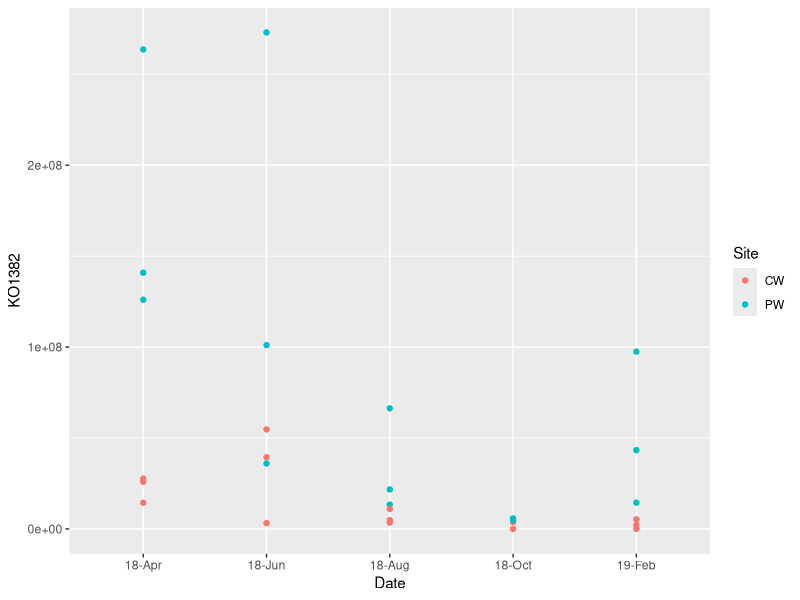
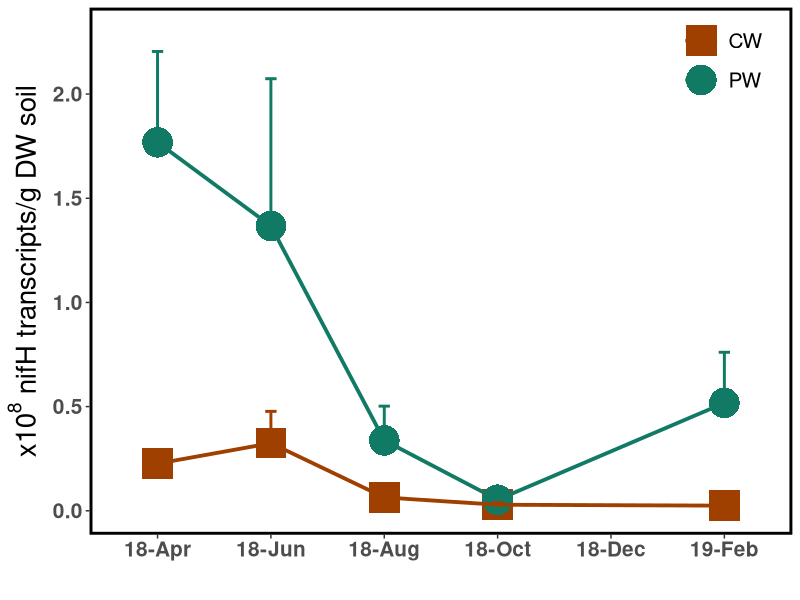
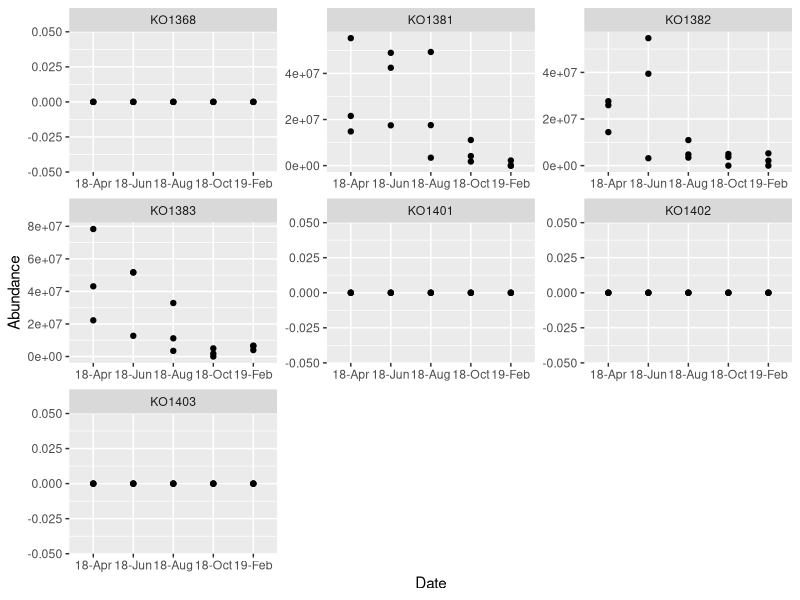
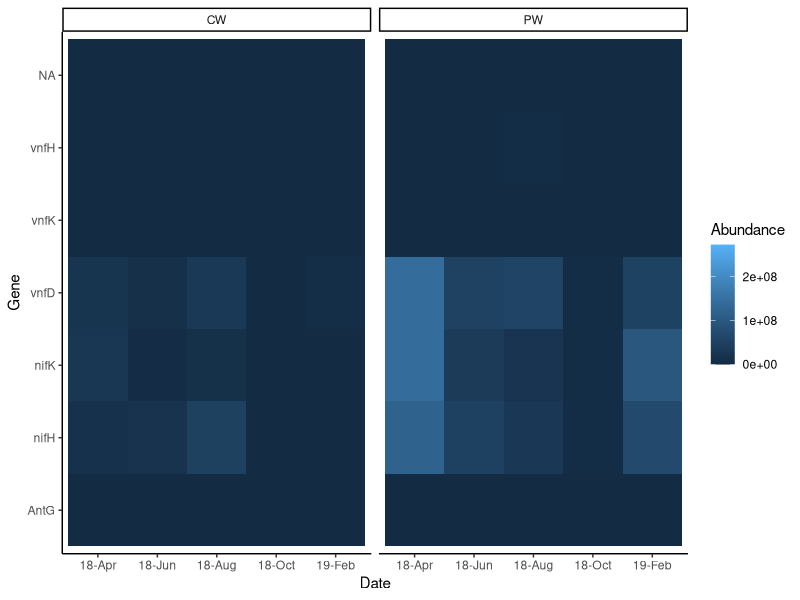
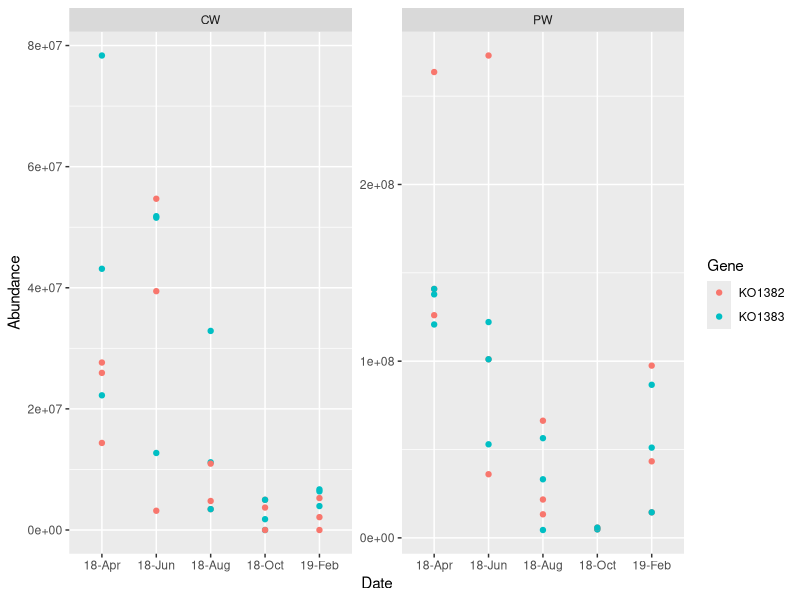
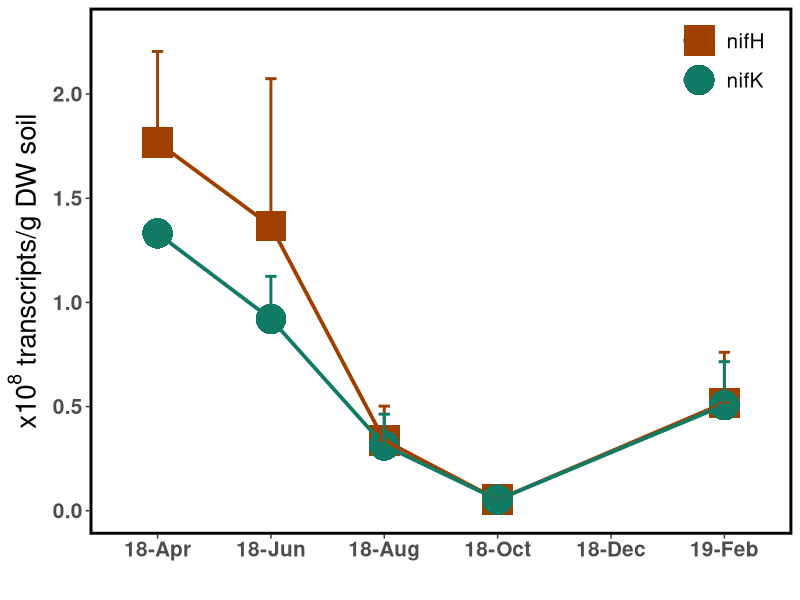
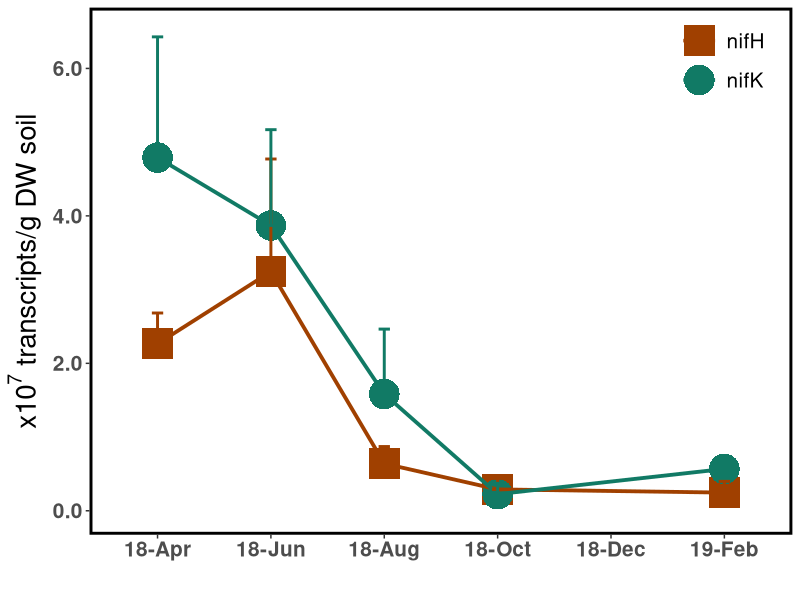
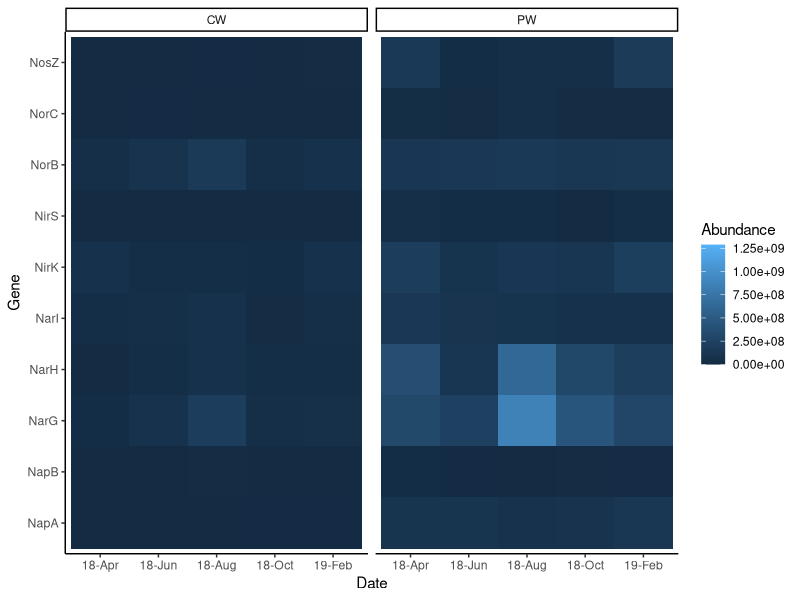

Generate these figures, in order, with R: (Note: this script raises an error after producing the figures.)
################################################################################
#                                                                              #
# KEGG assignment and gene analysis of 2018 metatranscriptomic data            #
#                                                                              #
# Author: Anna Burns                                                           #
# Last edited: 19.04.2024                                                      #
# Last tested: 25.04.2024                                                      #
#                                                                              #
################################################################################

################################################################################
# Required packages                                                            #
################################################################################

library(tidyverse)
library(dplyr)
library(ggplot2)
library(stringr)
library(rstatix)

################################################################################
# Data upload                                                                  #
################################################################################

mrna.tax <- read.csv('./Data/kegg.nitrogencycle.gene.tax.csv')

kegg <- read.csv('./Data/kegg.nitrogencycle.gene.abundance.csv')

mrna.sample <- read.csv('./Data/kegg.nitrogencycle.sample.csv')
mrna.sample$ID2 <- str_c(mrna.sample$sample, mrna.sample$month, sep = '_')

################################################################################
# Functions                                                                    #
################################################################################

gene.test <- function(site, gene, Data) {
  
  distrib <- levene_test(formula = Abundance~Date, data = Data[Data$Site == site & Data$Gene == gene,])
  print(paste0('Distribution (Levene) p = ', round(distrib$p, digits = 3)))
  
  norm <- shapiro.test(Data[Data$Site == site & Data$Gene == gene,]$Abundance)
  print(paste0('Normality (Shapiro-Wilk) p = ', round(norm$p, digits = 3)))
  
  aov <- summary(aov(Abundance~Date, Data[Data$Site == site & Data$Gene == gene,]))
  print(paste0('Anova p = ', round(aov[[1]][[5]][[1]], digits = 3)))
  
  tukey <- TukeyHSD(aov(Abundance~Date, Data[Data$Site == site & Data$Gene == gene,]))
  print('Tukey HSD output:')
  print(tukey[['Date']])
}

################################################################################
# Code                                                                         #
################################################################################

################################################################################
# Figures and Statistics                                                       #
################################################################################

# nitrogen fixation

nit.fix <- kegg %>% select(Sample, KO1381, KO1382, KO1383, KO1368, KO1402, KO1403, KO1401)

nit.fix$SubSample <- str_sub(nit.fix$Sample, 1, 3)
nit.fix$Site <- str_sub(nit.fix$Sample, 1, 2)
nit.fix$Date <- str_sub(nit.fix$Sample, 5)
nit.fix$Date <- factor(nit.fix$Date, levels = c('18-Apr', '18-Jun', '18-Aug', '18-Oct', '18-Dec', '19-Feb'))

ggplot(nit.fix, aes(x = Date, y = KO1382, col = Site, group = Site)) + geom_point()

nifh.sum <- nit.fix %>% group_by(Site, Date) %>% summarise(mean = mean(KO1382), sd = sd(KO1382), n = n(), se = sd/sqrt(n))

ggplot(nifh.sum, aes(x = Date, y = mean, col = Site, group = Site)) + 
  geom_point(aes(shape = Site), size = 10) + 
  geom_line(size = 1.3) + 
  scale_color_manual(values = c("#A04000","#117A65","#7D3C98")) + 
  labs(y = expression(paste(x10^{8}, ' nifH transcripts/g DW soil')), x = '') + 
  scale_y_continuous(limits = c(0, 2.3e8), breaks = c(0, 0.5e8, 1e8, 1.5e8, 2e8), labels = c('0.0', '0.5', '1.0', '1.5', '2.0')) +
  scale_x_discrete(drop = FALSE) + 
  scale_shape_manual(values = c(15,16,17)) +
  geom_errorbar(aes(ymax = mean + se, ymin = mean), width = 0.1, size = 1) +
  theme(axis.title=element_text(size=20,face = "bold"),axis.text=element_text(size=15,face = "bold"),
        title = element_text(size = 20, face = 'bold'),
        panel.border = element_rect(linetype = "solid", colour = "black", fill = NA, size=2),
        panel.background = element_rect(fill = NA),panel.grid.major = element_blank(),legend.position = c(0.9,0.9),
        legend.text = element_text(size = 15),legend.key = element_rect(fill = NA),legend.title = element_blank(),
        legend.background = element_blank())

nit.fix.long <- pivot_longer(nit.fix, cols = !c('SubSample', 'Sample', 'Site', 'Date'), names_to = 'Gene', values_to = 'Abundance')

levene_test(Abundance~Site, data = nit.fix.long)
kruskal.test(Abundance~Site, data = nit.fix.long)

gene.test('PW', 'KO1382', nit.fix.long)

kruskal_test(KO1382~Date, data = nit.fix[nit.fix$Site == 'PW',])
dunn_test(KO1382~Date, data = nit.fix[nit.fix$Site == 'PW',], p.adjust.method = 'bonferroni')

ggplot(nit.fix.long[nit.fix.long$Site == 'CW',], aes(x = Date, y = Abundance)) + 
  geom_point() + 
  facet_wrap(vars(Gene), scales = 'free')

ggplot(nit.fix.long, aes(x = Date, y = Gene, fill = Abundance)) + geom_tile() + facet_wrap(vars(Site)) + theme_classic() +
  scale_y_discrete(labels = c('AntG', 'nifH', 'nifK', 'vnfD', 'vnfK', 'vnfH'))

ggplot(nit.fix.long[nit.fix.long$Gene == 'KO1383' | nit.fix.long$Gene == 'KO1382',], aes(x = Date, y = Abundance, col = Gene)) + 
  geom_point() + 
  facet_wrap(vars(Site), scales = 'free')

nit.sum <- nit.fix.long %>% filter(Gene == 'KO1383' | Gene == 'KO1382') %>% 
  group_by(Gene, Site, Date) %>% 
  summarise(mean = mean(Abundance), sd = sd(Abundance), n=n(), se = sd/sqrt(n))

ggplot(nit.sum[nit.sum$Site == 'PW',], aes(x = Date, y = mean, col = Gene, group = Gene)) + 
  geom_point(aes(shape = Gene), size = 10) + 
  geom_line(size = 1.3) + 
  scale_color_manual(values = c("#A04000","#117A65"), labels = c('nifH', 'nifK')) + 
  labs(y = expression(paste(x10^{8}, ' transcripts/g DW soil')), x = '') + 
  scale_y_continuous(limits = c(0, 2.3e8), breaks = c(0, 0.5e8, 1e8, 1.5e8, 2e8), labels = c('0.0', '0.5', '1.0', '1.5', '2.0')) +
  scale_x_discrete(drop = FALSE) + 
  scale_shape_manual(values = c(15,16), labels = c('nifH', 'nifK')) +
  geom_errorbar(aes(ymax = mean + se, ymin = mean), width = 0.1, size = 1) +
  theme(axis.title=element_text(size=20,face = "bold"),axis.text=element_text(size=15,face = "bold"),
        title = element_text(size = 20, face = 'bold'),
        panel.border = element_rect(linetype = "solid", colour = "black", fill = NA, size=2),
        panel.background = element_rect(fill = NA),panel.grid.major = element_blank(),legend.position = c(0.9,0.9),
        legend.text = element_text(size = 15),legend.key = element_rect(fill = NA),legend.title = element_blank(),
        legend.background = element_blank())

kruskal_test(KO1383~Date, data = nit.fix[nit.fix$Site == 'PW',])
dunn_test(KO1383~Date, data = nit.fix[nit.fix$Site == 'PW',], p.adjust.method = 'bonferroni')

kruskal_test(KO1383~Date, data = nit.fix[nit.fix$Site == 'CW',])
dunn_test(KO1383~Date, data = nit.fix[nit.fix$Site == 'CW',], p.adjust.method = 'bonferroni')

ggplot(nit.sum[nit.sum$Site == 'CW',], aes(x = Date, y = mean, col = Gene, group = Gene)) + 
  geom_point(aes(shape = Gene), size = 10) + 
  geom_line(size = 1.3) + 
  scale_color_manual(values = c("#A04000","#117A65"), labels = c('nifH', 'nifK')) + 
  labs(y = expression(paste(x10^{7}, ' transcripts/g DW soil')), x = '') + 
  scale_y_continuous(limits = c(0, 6.5e7), breaks = c(0, 2e7, 4e7, 6e7), labels = c('0.0', '2.0', '4.0', '6.0')) +
  scale_x_discrete(drop = FALSE) + 
  scale_shape_manual(values = c(15,16), labels = c('nifH', 'nifK')) +
  geom_errorbar(aes(ymax = mean + se, ymin = mean), width = 0.1, size = 1) +
  theme(axis.title=element_text(size=20,face = "bold"),axis.text=element_text(size=15,face = "bold"),
        title = element_text(size = 20, face = 'bold'),
        panel.border = element_rect(linetype = "solid", colour = "black", fill = NA, size=2),
        panel.background = element_rect(fill = NA),panel.grid.major = element_blank(),legend.position = c(0.9,0.9),
        legend.text = element_text(size = 15),legend.key = element_rect(fill = NA),legend.title = element_blank(),
        legend.background = element_blank())

kruskal.test(KO1383~Site, data = nit.fix)
kruskal.test(KO1382~Site, data = nit.fix)

# denitrification

denit <- kegg %>% select(Sample, KO1362, KO1363, KO1365, KO1378, KO1379, KO1361, KO1394, KO1385, KO1377, KO1366)

denit$SubSample <- str_sub(denit$Sample, 1, 3)
denit$Site <- str_sub(denit$Sample, 1, 2)
denit$Date <- str_sub(denit$Sample, 5)
denit$Date <- factor(denit$Date, levels = c('18-Apr', '18-Jun', '18-Aug', '18-Oct', '18-Dec', '19-Feb'))

denit.long <- pivot_longer(denit, cols = !c('SubSample', 'Sample', 'Site', 'Date'), names_to = 'KEGG_Code', values_to = 'Abundance')

denit.long$Gene <- 'NA'

denit.long[denit.long$KEGG_Code == 'KO1362',]$Gene <-'NarG'
denit.long[denit.long$KEGG_Code == 'KO1363',]$Gene <-'NarH'
denit.long[denit.long$KEGG_Code == 'KO1365',]$Gene <-'NarI'
denit.long[denit.long$KEGG_Code == 'KO1378',]$Gene <-'NapA'
denit.long[denit.long$KEGG_Code == 'KO1379',]$Gene <-'NapB'
denit.long[denit.long$KEGG_Code == 'KO1361',]$Gene <-'NirK'
denit.long[denit.long$KEGG_Code == 'KO1394',]$Gene <-'NirS'
denit.long[denit.long$KEGG_Code == 'KO1385',]$Gene <-'NorB'
denit.long[denit.long$KEGG_Code == 'KO1377',]$Gene <-'NorC'
denit.long[denit.long$KEGG_Code == 'KO1366',]$Gene <-'NosZ'

ggplot(denit.long, aes(x = Date, y = Gene, fill = Abundance)) + geom_tile() + facet_wrap(vars(Site)) + theme_classic()

ggplot(denit.long[denit.long$Site == 'CW',], aes(x = Date, y = Abundance)) + 
  geom_point() + 
  facet_wrap(vars(Gene), scales = 'free')

ggplot(denit.long[denit.long$Site == 'PW',], aes(x = Date, y = Abundance)) + 
  geom_point() + 
  facet_wrap(vars(Gene), scales = 'free')

levene_test(Abundance~Site, data= denit.long)
kruskal.test(Abundance~Site, denit.long)

denit.sum <- denit.long %>% 
  group_by(Gene, Site, Date) %>% 
  summarise(mean = mean(Abundance), sd = sd(Abundance), n=n(), se = sd/sqrt(n))

ggplot(denit.sum[denit.sum$Site == 'PW',], aes(x = Date, y = mean, col = Gene)) + 
  geom_point(size = 4) + 
  geom_line(aes(group = Gene), size = 1.3) +
  geom_errorbar(aes(ymax = mean + se, ymin = mean), width = 0.1, size = 1) +
  labs(y = expression(paste(x10^{8}, ' transcripts/g DW soil')), x = '') + 
  scale_y_continuous(limits = c(0, 11.5e8), breaks = c(0, 2e8, 4e8, 6e8, 8e8, 10e8), labels = c('0.0', '2.0', '4.0', '6.0', '8.0', '10.0')) +
  scale_x_discrete(drop = FALSE) + 
  theme(axis.title=element_text(size=20,face = "bold"),axis.text=element_text(size=15,face = "bold"),
        title = element_text(size = 20, face = 'bold'),
        panel.border = element_rect(linetype = "solid", colour = "black", fill = NA, size=2),
        panel.background = element_rect(fill = NA),panel.grid.major = element_blank(), legend.position = c(0.9,0.8),
        legend.text = element_text(size = 15),legend.key = element_rect(fill = NA),legend.title = element_blank(),
        legend.background = element_blank())

ggplot(denit.sum[denit.sum$Site == 'CW',], aes(x = Date, y = mean, col = Gene)) + 
  geom_point(size = 4) + 
  geom_line(aes(group = Gene), size = 1.3) +
  geom_errorbar(aes(ymax = mean + se, ymin = mean), width = 0.1, size = 1) +
  labs(y = expression(paste(x10^{8}, ' transcripts/g DW soil')), x = '') + 
  scale_y_continuous(limits = c(0, 1.5e8), breaks = c(0, 0.5e8, 1e8, 1.5e8), labels = c('0.0', '0.5', '1.0', '1.5')) +
  scale_x_discrete(drop = FALSE) + 
  theme(axis.title=element_text(size=20,face = "bold"),axis.text=element_text(size=15,face = "bold"),
        title = element_text(size = 20, face = 'bold'),
        panel.border = element_rect(linetype = "solid", colour = "black", fill = NA, size=2),
        panel.background = element_rect(fill = NA),panel.grid.major = element_blank(), legend.position = c(0.9,0.8),
        legend.text = element_text(size = 15),legend.key = element_rect(fill = NA),legend.title = element_blank(),
        legend.background = element_blank())

denit.dynamic.sum <- denit.sum %>% filter(Gene == 'NarG' | Gene == 'NarH' | Gene == 'NirK' | Gene == 'NorB')
denit.dynamic <- denit.fix.long %>% filter(Gene == 'NarG' | Gene == 'NarH' | Gene == 'NirK' | Gene == 'NorB')

ggplot(denit.dynamic.sum[denit.dynamic.sum$Site == 'PW',], aes(x = Date, y = mean, col = Gene)) + 
  geom_point(size = 4) + 
  geom_line(aes(group = Gene), size = 1.3) +
  geom_errorbar(aes(ymax = mean + se, ymin = mean), width = 0.1, size = 1) +
  labs(y = expression(paste(x10^{8}, ' transcripts/g DW soil')), x = '') + 
  scale_y_continuous(limits = c(0, 11.5e8), breaks = c(0, 2e8, 4e8, 6e8, 8e8, 10e8), labels = c('0.0', '2.0', '4.0', '6.0', '8.0', '10.0')) +
  scale_x_discrete(drop = FALSE) + 
  theme(axis.title=element_text(size=20,face = "bold"),axis.text=element_text(size=15,face = "bold"),
        title = element_text(size = 20, face = 'bold'),
        panel.border = element_rect(linetype = "solid", colour = "black", fill = NA, size=2),
        panel.background = element_rect(fill = NA),panel.grid.major = element_blank(), legend.position = c(0.9,0.9),
        legend.text = element_text(size = 15),legend.key = element_rect(fill = NA),legend.title = element_blank(),
        legend.background = element_blank())

gene.test('PW', 'NirB', denit.long)
kruskal.test(Abundance~Date, denit.long[denit.long$Site == 'PW' & denit.long$Gene == 'NarH',])
dunn_test(Abundance~Date, data = denit.long[denit.long$Site == 'PW' & denit.long$Gene == 'NarH',])

ggplot(denit.dynamic.sum[denit.dynamic.sum$Site == 'CW',], aes(x = Date, y = mean, col = Gene)) + 
  geom_point(size = 4) + 
  geom_line(aes(group = Gene), size = 1.3) +
  geom_errorbar(aes(ymax = mean + se, ymin = mean), width = 0.1, size = 1) +
  labs(y = expression(paste(x10^{8}, ' transcripts/g DW soil')), x = '') + 
  scale_y_continuous(limits = c(0, 1.5e8), breaks = c(0, 0.5e8, 1e8, 1.5e8), labels = c('0.0', '0.5', '1.0', '1.5')) +
  scale_x_discrete(drop = FALSE) + 
  theme(axis.title=element_text(size=20,face = "bold"),axis.text=element_text(size=15,face = "bold"),
        title = element_text(size = 20, face = 'bold'),
        panel.border = element_rect(linetype = "solid", colour = "black", fill = NA, size=2),
        panel.background = element_rect(fill = NA),panel.grid.major = element_blank(), legend.position = c(0.9,0.8),
        legend.text = element_text(size = 15),legend.key = element_rect(fill = NA),legend.title = element_blank(),
        legend.background = element_blank())

# dnra

dnra <- kegg %>% select(KO1357, KO1358, KO1384, KO1395)

dnra <- dnra %>% rownames_to_column(var = 'ID')

dnra$Sample <- str_sub(dnra$ID, 1, 3)
dnra$Site <- str_sub(dnra$ID, 1, 2)
dnra$Date <- str_sub(dnra$ID, 5)
dnra$Date <- factor(dnra$Date, levels = c('18-Apr', '18-Jun', '18-Aug', '18-Oct', '18-Dec', '19-Feb'))

dnra.long <- pivot_longer(dnra, cols = !c('ID', 'Sample', 'Site', 'Date'), names_to = 'KEGG_Code', values_to = 'Abundance')

dnra.long$Gene <- 'NA'

dnra.long[dnra.long$KEGG_Code == 'KO1357',]$Gene <-'NirB'
dnra.long[dnra.long$KEGG_Code == 'KO1358',]$Gene <-'NirD'
dnra.long[dnra.long$KEGG_Code == 'KO1384',]$Gene <-'NrfA'
dnra.long[dnra.long$KEGG_Code == 'KO1395',]$Gene <-'NrfH'

ggplot(dnra.long, aes(x = Date, y = Gene, fill = Abundance)) + geom_tile() + facet_wrap(vars(Site)) + theme_classic()

ggplot(dnra.long[dnra.long$Site == 'CW',], aes(x = Date, y = Abundance)) + 
  geom_point() + 
  facet_wrap(vars(Gene), scales = 'free')

ggplot(dnra.long[dnra.long$Site == 'PW',], aes(x = Date, y = Abundance)) + 
  geom_point() + 
  facet_wrap(vars(Gene), scales = 'free')

levene_test(formula = Abundance~Site, data = dnra.long)
shapiro.test(dnra.long$Abundance)

kruskal.test(Abundance~Site, dnra.long)

dnra.sum <- dnra.long %>% 
  group_by(Gene, Site, Date) %>% 
  summarise(mean = mean(Abundance), sd = sd(Abundance), n=n(), se = sd/sqrt(n))

ggplot(dnra.sum[dnra.sum$Site == 'PW',], aes(x = Date, y = mean, col = Gene)) + 
  geom_point(size = 4) + 
  geom_line(aes(group = Gene), size = 1.3) +
  geom_errorbar(aes(ymax = mean + se, ymin = mean), width = 0.1, size = 1) +
  labs(y = expression(paste(x10^{8}, ' transcripts/g DW soil')), x = '') + 
  scale_y_continuous(limits = c(0, 4.5e8), breaks = c(0, 1e8, 2e8, 3e8, 4e8), labels = c('0.0', '1.0', '2.0', '3.0', '4.0')) +
  scale_x_discrete(drop = FALSE) + 
  theme(axis.title=element_text(size=20,face = "bold"),axis.text=element_text(size=15,face = "bold"),
        title = element_text(size = 20, face = 'bold'),
        panel.border = element_rect(linetype = "solid", colour = "black", fill = NA, size=2),
        panel.background = element_rect(fill = NA),panel.grid.major = element_blank(), legend.position = c(0.9,0.8),
        legend.text = element_text(size = 15),legend.key = element_rect(fill = NA),legend.title = element_blank(),
        legend.background = element_blank())

ggplot(dnra.sum[dnra.sum$Site == 'CW',], aes(x = Date, y = mean, col = Gene)) + 
  geom_point(size = 4) + 
  geom_line(aes(group = Gene), size = 1.3) +
  geom_errorbar(aes(ymax = mean + se, ymin = mean), width = 0.1, size = 1) +
  labs(y = expression(paste(x10^{7}, ' transcripts/g DW soil')), x = '') + 
  scale_y_continuous(limits = c(0, 6.7e7), breaks = c(0, 2e7, 4e7, 6e7), labels = c('0.0', '2.0', '4.0', '6.0')) +
  scale_x_discrete(drop = FALSE) + 
  theme(axis.title=element_text(size=20,face = "bold"),axis.text=element_text(size=15,face = "bold"),
        title = element_text(size = 20, face = 'bold'),
        panel.border = element_rect(linetype = "solid", colour = "black", fill = NA, size=2),
        panel.background = element_rect(fill = NA),panel.grid.major = element_blank(), legend.position = c(0.9,0.8),
        legend.text = element_text(size = 15),legend.key = element_rect(fill = NA),legend.title = element_blank(),
        legend.background = element_blank())

gene.test('CW', 'NirB', Data = dnra.long)
kruskal.test(Abundance~Date, dnra.long[dnra.long$Site == 'CW' & dnra.long$Gene == 'NrfA',])
dunn_test(Abundance~Date, data = dnra.long[dnra.long$Site == 'CW' & dnra.long$Gene == 'NrfA',])

# anra

anra <- kegg %>% select(KO1360, KO1387, KO1364, KO1356, KO1397, KO1359)

anra <- anra %>% rownames_to_column(var = 'ID')

anra$Sample <- str_sub(anra$ID, 1, 3)
anra$Site <- str_sub(anra$ID, 1, 2)
anra$Date <- str_sub(anra$ID, 5)
anra$Date <- factor(anra$Date, levels = c('18-Apr', '18-Jun', '18-Aug', '18-Oct', '18-Dec', '19-Feb'))

anra.long <- pivot_longer(anra, cols = !c('ID', 'Sample', 'Site', 'Date'), names_to = 'KEGG_Code', values_to = 'Abundance')

anra.long$Gene <- 'NA'

anra.long[anra.long$KEGG_Code == 'KO1360',]$Gene <-'NarB'
anra.long[anra.long$KEGG_Code == 'KO1387',]$Gene <-'NR'
anra.long[anra.long$KEGG_Code == 'KO1364',]$Gene <-'NasA'
anra.long[anra.long$KEGG_Code == 'KO1356',]$Gene <-'NasB'
anra.long[anra.long$KEGG_Code == 'KO1397',]$Gene <-'NIT-6'
anra.long[anra.long$KEGG_Code == 'KO1359',]$Gene <-'NirA'

ggplot(anra.long, aes(x = Date, y = Gene, fill = Abundance)) + geom_tile() + facet_wrap(vars(Site)) + theme_classic()

ggplot(anra.long[anra.long$Site == 'CW',], aes(x = Date, y = Abundance)) + 
  geom_point() + 
  facet_wrap(vars(Gene), scales = 'free')

ggplot(anra.long[anra.long$Site == 'PW',], aes(x = Date, y = Abundance)) + 
  geom_point() + 
  facet_wrap(vars(Gene), scales = 'free')

levene_test(formula = Abundance~Site, data = anra.long)
shapiro.test(anra.long$Abundance)

kruskal.test(Abundance~Site, anra.long)

anra.sum <- anra.long %>% 
  group_by(Gene, Site, Date) %>% 
  summarise(mean = mean(Abundance), sd = sd(Abundance), n=n(), se = sd/sqrt(n))

ggplot(anra.sum[anra.sum$Site == 'PW',], aes(x = Date, y = mean, col = Gene)) + 
  geom_point(size = 4) + 
  geom_line(aes(group = Gene), size = 1.3) +
  geom_errorbar(aes(ymax = mean + se, ymin = mean), width = 0.1, size = 1) +
  labs(y = expression(paste(x10^{8}, ' transcripts/g DW soil')), x = '') + 
  scale_y_continuous(limits = c(0, 2.5e8), breaks = c(0, 0.5e8, 1.0e8, 1.5e8, 2.0e8), labels = c('0.0', '0.5', '1.0', '1.5', '2.0')) +
  scale_x_discrete(drop = FALSE) + 
  theme(axis.title=element_text(size=20,face = "bold"),axis.text=element_text(size=15,face = "bold"),
        title = element_text(size = 20, face = 'bold'),
        panel.border = element_rect(linetype = "solid", colour = "black", fill = NA, size=2),
        panel.background = element_rect(fill = NA),panel.grid.major = element_blank(), legend.position = c(0.9,0.8),
        legend.text = element_text(size = 15),legend.key = element_rect(fill = NA),legend.title = element_blank(),
        legend.background = element_blank())

ggplot(anra.sum[anra.sum$Site == 'CW',], aes(x = Date, y = mean, col = Gene)) + 
  geom_point(size = 4) + 
  geom_line(aes(group = Gene), size = 1.3) +
  geom_errorbar(aes(ymax = mean + se, ymin = mean), width = 0.1, size = 1) +
  labs(y = expression(paste(x10^{7}, ' transcripts/g DW soil')), x = '') + 
  scale_y_continuous(limits = c(0, 9e7), breaks = c(0, 2e7, 4e7, 6e7, 8e7), labels = c('0.0', '2.0', '4.0', '6.0', '8.0')) +
  scale_x_discrete(drop = FALSE) + 
  theme(axis.title=element_text(size=20,face = "bold"),axis.text=element_text(size=15,face = "bold"),
        title = element_text(size = 20, face = 'bold'),
        panel.border = element_rect(linetype = "solid", colour = "black", fill = NA, size=2),
        panel.background = element_rect(fill = NA),panel.grid.major = element_blank(), legend.position = c(0.9,0.8),
        legend.text = element_text(size = 15),legend.key = element_rect(fill = NA),legend.title = element_blank(),
        legend.background = element_blank())

gene.test('CW', 'NR', Data = anra.long)

kruskal.test(Abundance~Date, anra.long[anra.long$Site == 'CW' & anra.long$Gene == 'NR',])
dunn_test(Abundance~Date, data = anra.long[anra.long$Site == 'CW' & anra.long$Gene == 'NR',])

# heat map of all interesting nitrogen-cycling genes

dynamic <- kegg %>% select(Sample, KO1381, KO1383, KO1382, KO1357, KO1364, KO1287, KO1288, KO1289, KO1385, KO1361, KO1362, KO1363)

dynamic$SubSample <- str_sub(dynamic$Sample, 1, 3)
dynamic$Site <- str_sub(dynamic$Sample, 1, 2)
dynamic$Date <- str_sub(dynamic$Sample, 5)
dynamic$Date <- factor(dynamic$Date, levels = c('18-Apr', '18-Jun', '18-Aug', '18-Oct', '18-Dec', '19-Feb'))

dynamic.long <- pivot_longer(dynamic, cols = !c('Sample', 'SubSample', 'Site', 'Date'), names_to = 'KEGG_Code', values_to = 'Abundance')

dynamic.long$Gene <- 'NA'

dynamic.long[dynamic.long$KEGG_Code == 'KO1381',]$Gene <-'nifD'
dynamic.long[dynamic.long$KEGG_Code == 'KO1382',]$Gene <-'nifH'
dynamic.long[dynamic.long$KEGG_Code == 'KO1383',]$Gene <-'nifK'
dynamic.long[dynamic.long$KEGG_Code == 'KO1357',]$Gene <-'nirB'
dynamic.long[dynamic.long$KEGG_Code == 'KO1364',]$Gene <-'nasA'
dynamic.long[dynamic.long$KEGG_Code == 'KO1287',]$Gene <-'amoA'
dynamic.long[dynamic.long$KEGG_Code == 'KO1288',]$Gene <-'amoB'
dynamic.long[dynamic.long$KEGG_Code == 'KO1289',]$Gene <-'amoC'
dynamic.long[dynamic.long$KEGG_Code == 'KO1385',]$Gene <- 'norB'
dynamic.long[dynamic.long$KEGG_Code == 'KO1361',]$Gene <- 'nirK'
dynamic.long[dynamic.long$KEGG_Code == 'KO1362',]$Gene <- 'narG'
dynamic.long[dynamic.long$KEGG_Code == 'KO1363',]$Gene <- 'narH'

dynamic.long$Gene <- factor(dynamic.long$Gene, levels = c('nasA', 'nirB', 'nifK', 'nifH', 'nifD'))

ggplot(dynamic.long, aes(x = Date, y = Gene, fill = Abundance)) + geom_tile() + facet_wrap(vars(Site)) + theme_classic()

dynamic.m <- data.matrix(dynamic)

dynamic.t <- t(dynamic.m)

heatmap(dynamic.t[,str_detect(colnames(dynamic.t), 'PW') == TRUE])

dynamic.mean <- dynamic.long %>% group_by(Site, Date, Gene) %>% summarise(mean = mean(Abundance))

dynamic.mean.wide <- pivot_wider(dynamic.mean, id_cols = c(Site, Date), names_from = Gene, values_from = mean)

pw.mean.wide <- dynamic.mean.wide %>% filter(Site == 'PW') %>% column_to_rownames(var = 'Date') %>% select(!Site)

pw.mean.m <- t(data.matrix(pw.mean.wide))

pw.mean.ordered <- pw.mean.m[c(10,6,12,11,4,5,7,8,9,1,2,3),]

pheatmap(pw.mean.ordered, scale = 'row', cluster_row = FALSE, cluster_cols = FALSE, 
         color = colorRampPalette(brewer.pal(n = 7, name = "YlOrBr"))(100))

cw.mean.wide <- dynamic.mean.wide %>% filter(Site == 'CW') %>% column_to_rownames(var = 'Date') %>% select(!Site)

cw.mean.m <- t(data.matrix(cw.mean.wide))

cw.mean.ordered <- cw.mean.m[c(10,6,12,11,4,5,7,8,9,1,2,3),]

pheatmap(cw.mean.ordered, scale = 'row', cluster_row = FALSE, cluster_cols = FALSE, 
         color = colorRampPalette(brewer.pal(n = 7, name = "YlOrBr"))(100)) 

ggplot(dynamic.mean[dynamic.mean$Site == 'PW',], aes(x = Date, y = Gene, size = mean)) + geom_point() + theme_classic()

# testing amo genes

levene_test(dynamic.long[dynamic.long$Gene == 'nifH',], Abundance~Site)
dynamic.long[dynamic.long$Gene == 'amoA',] %>% shapiro_test(Abundance)

kruskal_test(data = dynamic.long[dynamic.long$Gene == 'nasA',], formula = Abundance ~ Site)

levene_test(dynamic.long[dynamic.long$Site == 'CW' & dynamic.long$Gene == 'amoA',], Abundance~Date)
dynamic.long[dynamic.long$Site == 'CW' & dynamic.long$Gene == 'amoA',] %>% shapiro_test(Abundance)

summary(aov(Abundance~Date, dynamic.long[dynamic.long$Site == 'CW' & dynamic.long$Gene == 'amoA',]))
TukeyHSD(aov(Abundance~Date, dynamic.long[dynamic.long$Site == 'CW' & dynamic.long$Gene == 'amoA',]))

kruskal_test(formula = Abundance~Date, data = dynamic.long[dynamic.long$Site == 'CW' & dynamic.long$Gene == 'amoA',])
dunn_test(formula = Abundance~Date, data = dynamic.long[dynamic.long$Site == 'CW' & dynamic.long$Gene == 'amoA',])

